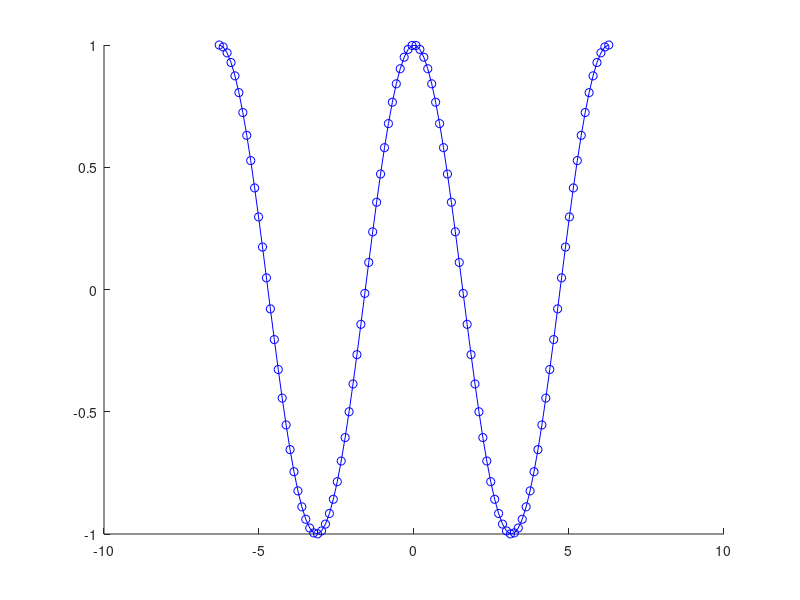

Here is the MATLAB script that generated this plot: (Note: this script raises an error after producing the figure.)
close all;
clear all;

xmin = -2*pi;
xmax = 2*pi;

x = linspace(xmin, xmax, 100);
y = cos(x);

color = [1,0,0];
threshold = 0;

figure; hold on;
plot(x,y,'b-o');
hline(threshold, 'k--');
filledCenteredStairsWithThreshold(x, y, threshold, color);

ymin = min(y(:));
ymax = max(y(:));

xlim([xmin, xmax]);
ylim([ymin, ymax]);

basevalue = ymin;

xx = x;
yy = 2*( y < 0 ) - 1;

figure; hold on;
plot(x, y, 'b-o');
plot(xx,yy, 'k-s');
filledCenteredStairs(xx, yy, basevalue, color, xmin, xmax);
%filledCenteredStairs([-pi,0,pi], [0,1,0], basevalue, color, -5, 5);

figure; hold on;
plot(x, y, 'b-o');
plot(xx,yy, 'k-s');
filledCenteredStairs(xx, yy, -2, color, -4, 4);
%filledCenteredStairs([-pi,0,pi], [0,1,0], basevalue, color, -5, 5);

x = linspace(-10, 10, 10);
y = rand(10,1);
threshold = rand(1,1);
figure; hold on;
plot(x,y,'b-o');
hline(threshold, 'k--');
filledCenteredStairsWithThreshold(x, y, threshold, color);

% test with FDTD data
WORKDIR='~/TEST/MV_LowIndexCavities/low_index/';
cd(WORKDIR);
ret = BFDTD_loadVolumetricData('mesh_file', 'sim.in');
ret = calculateModeVolume2(ret);
%calculateModeVolume_plotMaxDebug(ret.MV.info_full.MaximumEmod2, ret, 'ret.MV.info_full.MaximumEmod2');

max_info = ret.MV.info_full.MaximumEmod2;

x=squeeze(ret.data.Z(max_info.y_index, max_info.x_index, :));
y1=squeeze(ret.data.EnergyDensity(max_info.y_index, max_info.x_index, :));
y2=squeeze(ret.data.D(max_info.y_index, max_info.x_index, :, 1));

figure; hold on;
subplot(3,1,1);
plot(x, y1);
subplot(3,1,2);
plot(x, y2);
subplot(3,1,3);
plot(x, y1); hold on; filledCenteredStairsWithThreshold(x, y2, 1, color);
